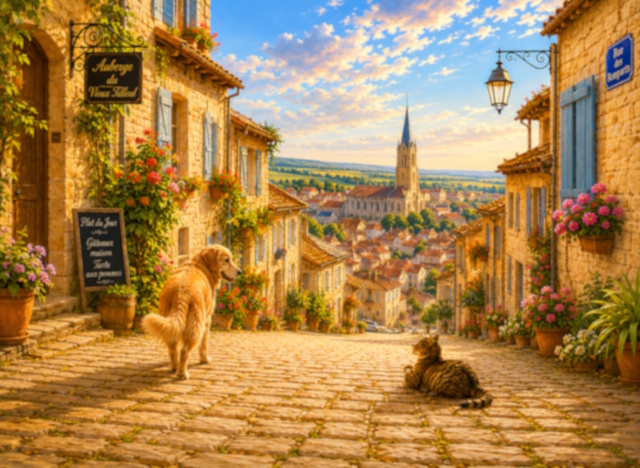
#> input picture input.jpg, 640 x 468 px
$ python flip.py input.jpg out.png
#> lines starting #> are read from the running program, lines starting #| are printed output that depends on the picture
from PIL import Image
import sys

# コマンドライン引数から入力画像と出力画像のファイル名を取得
input_image = sys.argv[1]
output_image = sys.argv[2]

# 画像の読み込み
img = Image.open(input_image)
#> img is the input picture: PIL image 640x468 RGB; mean R, G, B 171, 132.8, 79.8
# 画像の左右反転
img_flip = img.transpose(Image.FLIP_LEFT_RIGHT)
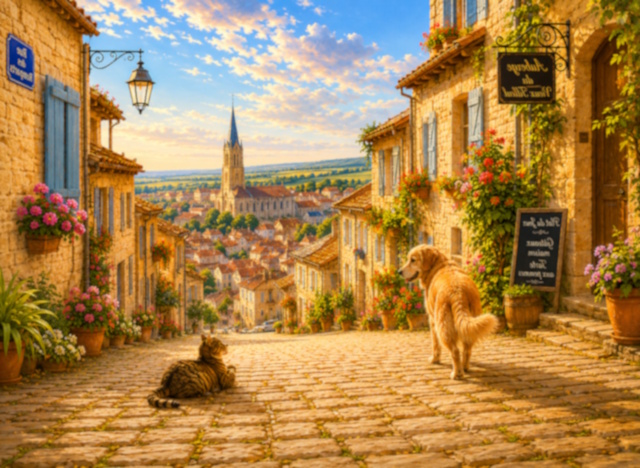
#> img_flip: PIL image 640x468 RGB; mean R, G, B 171, 132.8, 79.8

# 画像の保存
img_flip.save(output_image)
